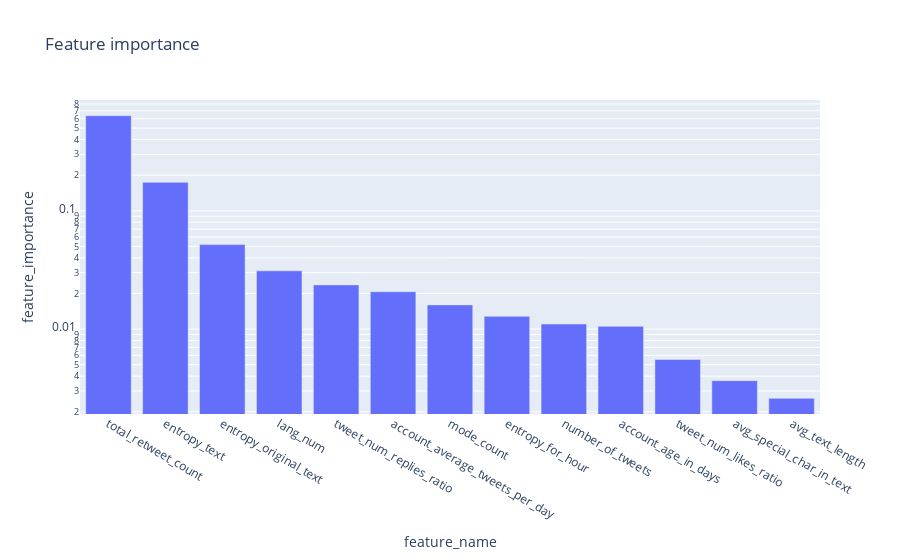

Here is the notebook cell this chart was saved with:
### Code cell
fold_classify_and_plot2(df, label, cv=10, max_tree_depth= 5, criterion='entropy')

### Figure 1 — Plotly figure (JSON) as saved in the notebook; plotly's stock layout.template omitted (floating-point values rounded to 4 significant figures)
{"data": [{"alignmentgroup": "True", "hovertemplate": "feature_name=%{x}<br>feature_importance=%{y}<extra></extra>", "legendgroup": "", "marker": {"color": "#636efa", "pattern": {"shape": ""}}, "name": "", "offsetgroup": "", "orientation": "v", "showlegend": false, "textposition": "auto", "type": "bar", "x": ["total_retweet_count", "entropy_text", "entropy_original_text", "lang_num", "tweet_num_replies_ratio", "account_average_tweets_per_day", "mode_count", "entropy_for_hour", "number_of_tweets", "account_age_in_days", "tweet_num_likes_ratio", "avg_special_char_in_text", "avg_text_length"], "xaxis": "x", "y": [0.6364, 0.1742, 0.05177, 0.03108, 0.02364, 0.02069, 0.01602, 0.01281, 0.01104, 0.01055, 0.005538, 0.003664, 0.0026], "yaxis": "y"}], "layout": {"barmode": "relative", "legend": {"tracegroupgap": 0}, "title": {"text": "Feature importance"}, "xaxis": {"anchor": "y", "domain": [0, 1], "title": {"text": "feature_name"}}, "yaxis": {"anchor": "x", "domain": [0, 1], "title": {"text": "feature_importance"}, "type": "log"}}}
